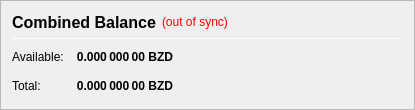
                       <widget class="QFrame" name="frame_CombinedBalances">
                        <property name="sizePolicy">
                         <sizepolicy hsizetype="Fixed" vsizetype="Fixed">
                          <horstretch>0</horstretch>
                          <verstretch>0</verstretch>
                         </sizepolicy>
                        </property>
                        <property name="minimumSize">
                         <size>
                          <width>415</width>
                          <height>110</height>
                         </size>
                        </property>
                        <property name="maximumSize">
                         <size>
                          <width>415</width>
                          <height>110</height>
                         </size>
                        </property>
                        <property name="baseSize">
                         <size>
                          <width>415</width>
                          <height>110</height>
                         </size>
                        </property>
                        <property name="frameShape">
                         <enum>QFrame::StyledPanel</enum>
                        </property>
                        <property name="frameShadow">
                         <enum>QFrame::Raised</enum>
                        </property>
                        <layout class="QVBoxLayout" name="verticalLayout_5">
                         <item>
                          <layout class="QHBoxLayout" name="horizontalLayout_5" stretch="0,0,0">
                           <item>
                            <widget class="QLabel" name="label_5z">
                             <property name="minimumSize">
                              <size>
                               <width>0</width>
                               <height>20</height>
                              </size>
                             </property>
                             <property name="font">
                              <font>
                               <pointsize>12</pointsize>
                               <weight>75</weight>
                               <bold>true</bold>
                              </font>
                             </property>
                             <property name="toolTip">
                              <string>Combined Balance (including unconfirmed and immature coins)</string>
                             </property>
                             <property name="text">
                              <string>Combined Balance</string>
                             </property>
                            </widget>
                           </item>
                           <item>
                            <widget class="QLabel" name="labelWalletStatus">
                             <property name="cursor">
                              <cursorShape>WhatsThisCursor</cursorShape>
                             </property>
                             <property name="toolTip">
                              <string>The displayed information may be out of date. Your wallet automatically synchronizes with the BitZayed network after a connection is established, but this process has not completed yet.</string>
                             </property>
                             <property name="styleSheet">
                              <string notr="true">QLabel { color: red; }</string>
                             </property>
                             <property name="text">
                              <string notr="true">(out of sync)</string>
                             </property>
                             <property name="alignment">
                              <set>Qt::AlignLeading|Qt::AlignLeft|Qt::AlignVCenter</set>
                             </property>
                            </widget>
                           </item>
                           <item>
                            <spacer name="horizontalSpacer_1">
                             <property name="orientation">
                              <enum>Qt::Horizontal</enum>
                             </property>
                             <property name="sizeHint" stdset="0">
                              <size>
                               <width>40</width>
                               <height>20</height>
                              </size>
                             </property>
                            </spacer>
                           </item>
                          </layout>
                         </item>
                         <item>
                          <widget class="Line" name="line_CombinedBalance">
                           <property name="minimumSize">
                            <size>
                             <width>0</width>
                             <height>1</height>
                            </size>
                           </property>
                           <property name="maximumSize">
                            <size>
                             <width>16777215</width>
                             <height>1</height>
                            </size>
                           </property>
                           <property name="orientation">
                            <enum>Qt::Horizontal</enum>
                           </property>
                          </widget>
                         </item>
                         <item>
                          <spacer name="verticalSpacer_8">
                           <property name="orientation">
                            <enum>Qt::Vertical</enum>
                           </property>
                           <property name="sizeType">
                            <enum>QSizePolicy::Fixed</enum>
                           </property>
                           <property name="sizeHint" stdset="0">
                            <size>
                             <width>20</width>
                             <height>5</height>
                            </size>
                           </property>
                          </spacer>
                         </item>
                         <item>
                          <layout class="QGridLayout" name="gridLayout_3">
                           <property name="spacing">
                            <number>12</number>
                           </property>
                           <item row="1" column="0">
                            <widget class="QLabel" name="labelBalanceTextz">
                             <property name="text">
                              <string>Available:</string>
                             </property>
                            </widget>
                           </item>
                           <item row="1" column="1">
                            <widget class="QLabel" name="labelBalancez">
                             <property name="font">
                              <font>
                               <weight>75</weight>
                               <bold>true</bold>
                              </font>
                             </property>
                             <property name="cursor">
                              <cursorShape>IBeamCursor</cursorShape>
                             </property>
                             <property name="toolTip">
                              <string>Your current spendable balance</string>
                             </property>
                             <property name="text">
                              <string notr="true">0.000 000 00 BZD</string>
                             </property>
                             <property name="alignment">
                              <set>Qt::AlignRight|Qt::AlignTrailing|Qt::AlignVCenter</set>
                             </property>
                             <property name="textInteractionFlags">
                              <set>Qt::LinksAccessibleByMouse|Qt::TextSelectableByKeyboard|Qt::TextSelectableByMouse</set>
                             </property>
                            </widget>
                           </item>
                           <item row="2" column="0">
                            <widget class="QLabel" name="labelTotalTextz">
                             <property name="text">
                              <string>Total:</string>
                             </property>
                            </widget>
                           </item>
                           <item row="2" column="1">
                            <widget class="QLabel" name="labelTotalz">
                             <property name="font">
                              <font>
                               <weight>75</weight>
                               <bold>true</bold>
                              </font>
                             </property>
                             <property name="cursor">
                              <cursorShape>IBeamCursor</cursorShape>
                             </property>
                             <property name="toolTip">
                              <string>Total Balance, including all unavailable coins.</string>
                             </property>
                             <property name="text">
                              <string notr="true">0.000 000 00 BZD</string>
                             </property>
                             <property name="alignment">
                              <set>Qt::AlignRight|Qt::AlignTrailing|Qt::AlignVCenter</set>
                             </property>
                             <property name="textInteractionFlags">
                              <set>Qt::LinksAccessibleByMouse|Qt::TextSelectableByKeyboard|Qt::TextSelectableByMouse</set>
                             </property>
                            </widget>
                           </item>
                           <item row="2" column="3">
                            <spacer name="horizontalSpacer_2">
                             <property name="orientation">
                              <enum>Qt::Horizontal</enum>
                             </property>
                             <property name="sizeHint" stdset="0">
                              <size>
                               <width>40</width>
                               <height>20</height>
                              </size>
                             </property>
                            </spacer>
                           </item>
                          </layout>
                         </item>
                         <item>
                          <spacer name="verticalSpacer_1">
                           <property name="orientation">
                            <enum>Qt::Vertical</enum>
                           </property>
                           <property name="sizeHint" stdset="0">
                            <size>
                             <width>20</width>
                             <height>40</height>
                            </size>
                           </property>
                          </spacer>
                         </item>
                        </layout>
                       </widget>
